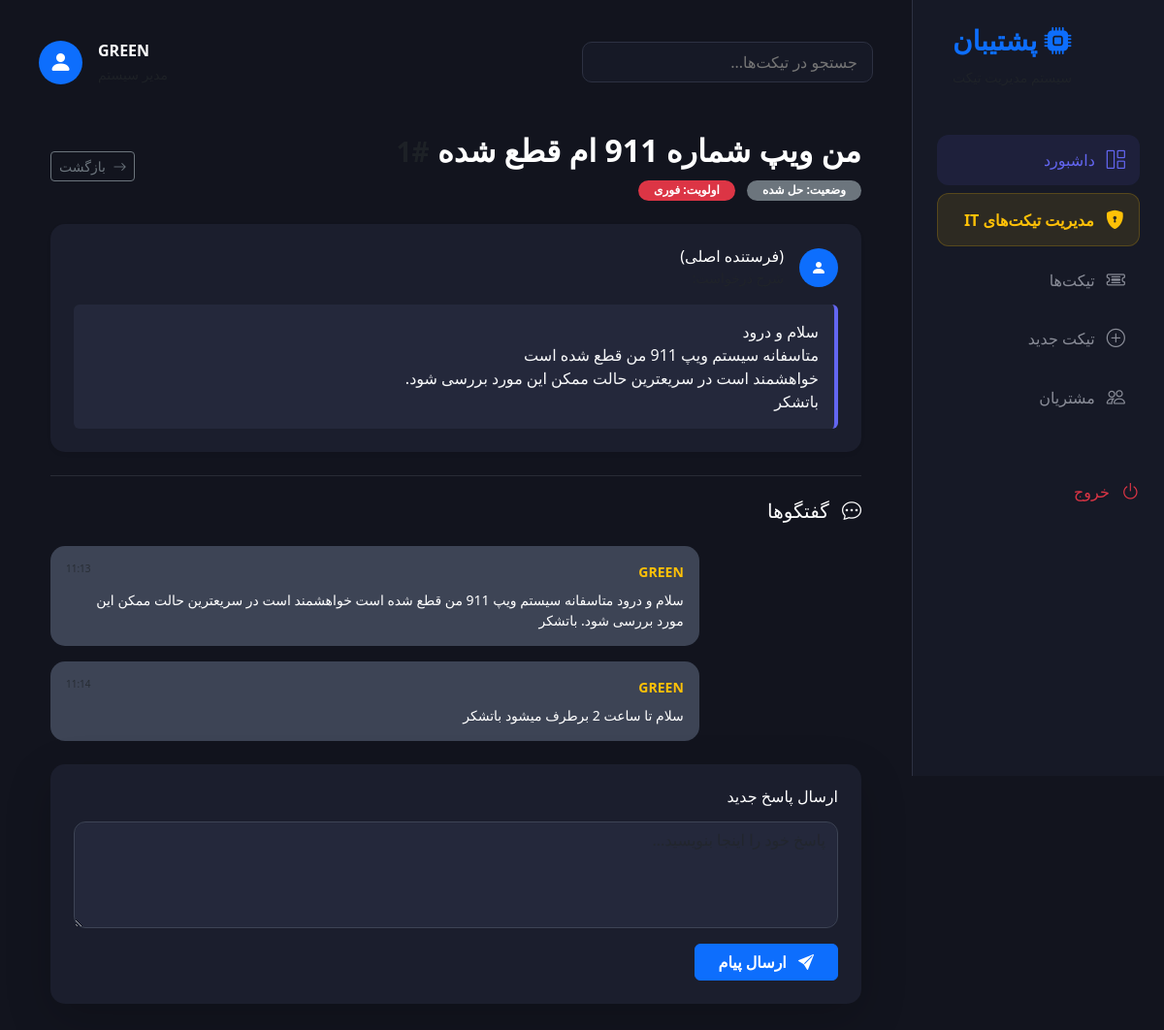
/tickets/1/ (signed in), run on the app's committed database.
### tickets/models.py (models this page shows, shortened)
class Ticket(models.Model):
    class Status(models.TextChoices):
        OPEN = 'OPEN', 'باز'
        IN_PROGRESS = 'IN_PROGRESS', 'در حال بررسی'
        RESOLVED = 'RESOLVED', 'حل شده'
        CLOSED = 'CLOSED', 'بسته شده'
    class Department(models.TextChoices):
        IT = 'IT', 'فناوری اطلاعات'
        MGMT = 'MGMT', 'مدیریت'
    class Priority(models.TextChoices):
        LOW = 'LOW', 'کم'
        MEDIUM = 'MEDIUM', 'متوسط'
        HIGH = 'HIGH', 'فوری'
    title = models.CharField(max_length=200, verbose_name="عنوان")
    description = models.TextField(verbose_name="توضیحات")
    created_by = models.ForeignKey(
        User,
        on_delete=models.CASCADE,
        related_name="tickets",
        verbose_name="ایجاد کننده"
    )
    assigned_to = models.ForeignKey(
        User,
        on_delete=models.SET_NULL,
        null=True,
        blank=True,
        related_name="assigned_tickets",
        verbose_name="ارجاع به"
    )
    department = models.CharField(
        max_length=10,
        choices=Department.choices,
        default=Department.IT,
        verbose_name="واحد"
    )
    priority = models.CharField(
        max_length=10,
        choices=Priority.choices,
        default=Priority.MEDIUM,
        verbose_name="اولویت"
    )
    status = models.CharField(
        max_length=20,
        choices=Status.choices,
        default=Status.OPEN,
        verbose_name="وضعیت"
    )
    created_at = models.DateTimeField(auto_now_add=True)
    updated_at = models.DateTimeField(auto_now=True)

class TicketMessage(models.Model):
    ticket = models.ForeignKey(
        Ticket,
        on_delete=models.CASCADE,
        related_name="messages"
    )
    author = models.ForeignKey(
        User,
        on_delete=models.CASCADE
    )
    body = models.TextField(verbose_name="متن پیام")
    created_at = models.DateTimeField(auto_now_add=True)

### tickets/views.py (the view)
# urls.py: path("<int:pk>/", views.ticket_detail, name="ticket_detail"),
@login_required
def ticket_detail(request, pk=None, ticket_id=None):
    identifier = pk or ticket_id
    ticket = get_object_or_404(Ticket, pk=identifier)
    messages = ticket.messages.all().order_by('created_at')
    if request.method == 'POST':
        form = TicketMessageForm(request.POST)
        if form.is_valid():
            message = form.save(commit=False)
            message.ticket = ticket
            message.author = request.user
            message.save()
            ticket.updated_at = timezone.now()
            ticket.save()
            return redirect('ticket_detail', pk=ticket.pk)
    else:
        form = TicketMessageForm()
    return render(request, 'tickets/ticket_detail.html', {
        'ticket': ticket,
        'messages': messages,
        'form': form
    })

### tickets/forms.py
class TicketMessageForm(forms.ModelForm):
    class Meta:
        model = TicketMessage
        fields = ['body']
        widgets = {
            'body': forms.Textarea(attrs={
                'class': 'form-control bg-dark text-white border-secondary',
                'rows': 3,
                'placeholder': 'پیام خود را اینجا بنویسید...'
            }),
        }

### tickets/templates/tickets/ticket_detail.html (shortened to what this page needs)
{% extends 'tickets/base.html' %}
{% block content %}
<div class="container-fluid">
    <div class="d-flex justify-content-between align-items-center mb-4">
        <div>
            <h2 class="text-white fw-bold">{{ ticket.title }} <span class="text-muted small">#{{ ticket.id }}</span></h2>
            <div class="mt-2">
                <span class="badge {% if ticket.status == 'OPEN' %}bg-success{% else %}bg-secondary{% endif %} rounded-pill px-3">
                    وضعیت: {{ ticket.get_status_display }}
                </span>
                <span class="badge bg-danger rounded-pill px-3 ms-2">
                    اولویت: {{ ticket.get_priority_display }}
                </span>
            </div>
        </div>
        <a href="{% url 'ticket_list' %}" class="btn btn-outline-secondary btn-sm">
            <i class="bi bi-arrow-right me-1"></i> بازگشت
        </a>
    </div>
    <div class="card mb-4 border-0 shadow-sm" style="background-color: #1b1e2d; border-radius: 15px;">
        <div class="card-body p-4">
            <div class="d-flex align-items-center mb-3">
                <div class="rounded-circle bg-primary p-2 me-3 text-white" style="width: 40px; height: 40px; display: flex; align-items: center; justify-content: center;">
                    <i class="bi bi-person-fill"></i>
                </div>
                <div>
                    <h6 class="mb-0 text-white">{{ ticket.creator.username }} (فرستنده اصلی)</h6>
                    <small class="text-muted">شرح درخواست:</small>
                </div>
            </div>
            <div class="p-3 rounded" style="background-color: #24283b; border-right: 4px solid #6366f1;">
                <p class="text-light mb-0" style="white-space: pre-wrap;">{{ ticket.description }}</p>
            </div>
        </div>
    </div>
    <hr class="border-secondary my-4">
    <h5 class="text-white mb-4"><i class="bi bi-chat-dots me-2"></i> گفتگوها</h5>
    <div class="messages-container mb-4">
        {% for message in ticket.messages.all %}
            <div class="card mb-3 border-0 {% if message.author == request.user %}ms-auto{% endif %}"
                 style="max-width: 80%; background-color: {% if message.author == request.user %}#3d4455{% else %}#24283b{% endif %}; border-radius: 15px;">
                <div class="card-body p-3">
                    <div class="d-flex justify-content-between mb-2">
                        <strong class="{% if message.author.is_staff %}text-warning{% else %}text-info{% endif %} small">
                            {{ message.author.username }}
                        </strong>
                        <small class="text-muted" style="font-size: 10px;">{{ message.created_at|date:"H:i" }}</small>
                    </div>
                    <p class="text-white mb-0 small">{{ message.body }}</p>
                </div>
            </div>
        {% empty %}
            <div class="alert alert-dark border-secondary text-center py-4" style="background-color: #1b1e2d;">
                <p class="text-muted mb-0">هنوز پیامی ثبت نشده است.</p>
            </div>
        {% endfor %}
    </div>
    <div class="card border-0 shadow-lg" style="background-color: #1b1e2d; border-radius: 15px;">
        <div class="card-body p-4">
            <h6 class="text-white mb-3">ارسال پاسخ جدید</h6>
            <form method="post">
                <div class="mb-3">
                    <textarea name="body" class="form-control" rows="4"
                              placeholder="پاسخ خود را اینجا بنویسید..."
                              style="background-color: #24283b; color: white; border: 1px solid #3d4455; border-radius: 12px;" required></textarea>
                </div>
                <div class="text-start">
                    <button type="submit" class="btn btn-primary px-4 fw-bold">
                        <i class="bi bi-send-fill me-2"></i> ارسال پیام
                    </button>
                </div>
            </form>
        </div>
    </div>
</div>
{% endblock %}

### tickets/templates/tickets/base.html (shortened to what this page needs)
<!DOCTYPE html>
<html lang="fa" dir="rtl">
<head>
    <link rel="stylesheet" href="https://cdn.jsdelivr.net/npm/bootstrap@5.3.0/dist/css/bootstrap.rtl.min.css">
    <link rel="stylesheet" href="https://cdn.jsdelivr.net/npm/bootstrap-icons@1.10.5/font/bootstrap-icons.css">
</head>
<body>
<div class="sidebar">
    <div class="mb-5 text-end px-3">
        <h3 class="text-primary fw-bold"><i class="bi bi-cpu-fill"></i> پشتیبان</h3>
        <small class="text-muted">سیستم مدیریت تیکت</small>
    </div>
    <nav class="nav flex-column">
        <a class="nav-link active" href="{% url 'ticket_list' %}"><i class="bi bi-grid-1x2"></i> داشبورد</a>
        <a class="nav-link it-panel" href="{% url 'it_ticket_list' %}">
            <i class="bi bi-shield-lock-fill"></i>
            <span class="fw-bold">مدیریت تیکت‌های IT</span>
        </a>
        <a class="nav-link" href="{% url 'ticket_list' %}"><i class="bi bi-ticket-detailed"></i> تیکت‌ها</a>
        <a class="nav-link" href="{% url 'ticket_create' %}"><i class="bi bi-plus-circle"></i> تیکت جدید</a>
        <a class="nav-link" href="#"><i class="bi bi-people"></i> مشتریان</a>
        <div class="mt-auto pt-5">
            <form method="post" action="{% url 'logout' %}" style="margin: 0;">
                <button type="submit" class="nav-link text-danger" style="background: none; border: none; padding: 0; margin: 0; width: 100%; text-align: right; display: flex; align-items: center;">
                    <i class="bi bi-power" style="margin-left: 12px; font-size: 1.2rem;"></i> خروج
                </button>
            </form>
        </div>
    </nav>
</div>
<div class="main-content">
    <div class="d-flex justify-content-between align-items-center mb-5">
        <div class="d-flex align-items-center">
            <input type="text" class="search-box me-3" placeholder="جستجو در تیکت‌ها...">
        </div>
        <div class="d-flex align-items-center">
            <div class="text-end me-3">
                <div class="fw-bold text-uppercase">{{ user.username }}</div>
                <small class="text-muted">مدیر سیستم</small>
            </div>
            <div class="rounded-circle bg-primary p-2" style="width: 45px; height: 45px; display: flex; align-items: center; justify-content: center;">
                <i class="bi bi-person-fill fs-4 text-white"></i>
            </div>
        </div>
    </div>
    {% block content %}{% endblock %}
</div>
</body>
</html>

### tickets/templates/tickets/base.html (style rules this page uses)
:root { --bg-dark: #12141e; --card-dark: #1b1e2d; --sidebar-dark: #161926; --accent-color: #6366f1; --text-muted: #8a8d98; --border-color: #2d3142; }
body { background-color: var(--bg-dark); color: white; font-family: 'Segoe UI', Tahoma, sans-serif; overflow-x: hidden; }
.sidebar { width: 260px; height: 100vh; position: fixed; right: 0; top: 0; background-color: var(--sidebar-dark); padding: 25px; border-left: 1px solid var(--border-color); z-index: 1000; }
.nav-link { color: var(--text-muted); padding: 12px 15px; border-radius: 12px; margin-bottom: 8px; transition: 0.3s; display: flex; align-items: center; text-decoration: none; }
.nav-link i { font-size: 1.2rem; margin-left: 12px; }
.nav-link:hover, .nav-link.active { background: rgba(99, 102, 241, 0.1); color: var(--accent-color); }
.nav-link.it-panel { background: rgba(255, 193, 7, 0.1); color: #ffc107 !important; border: 1px solid rgba(255, 193, 7, 0.2); }
.main-content { margin-right: 260px; padding: 40px; min-height: 100vh; }
.search-box { background: var(--sidebar-dark); border: 1px solid var(--border-color); border-radius: 10px; color: white; padding: 8px 15px; width: 300px; }

### data on the page
Ticket: title "من ویپ شماره 911 ام قطع شده", status "حل شده", priority "فوری", description "سلام و درود متاسفانه سیستم ویپ 911 من قطع شده است خواهشمند است در سریعترین حالت ممکن این مورد بررسی شود. باتشکر"
TicketMessage: author.username "GREEN", created_at "11:13", body "سلام و درود متاسفانه سیستم ویپ 911 من قطع شده است خواهشمند است در سریعترین حالت ممکن این مورد بررسی شود. باتشکر"
TicketMessage: author.username "GREEN", created_at "11:14", body "سلام تا ساعت 2 برطرف میشود باتشکر"

### other printed values
{{ user.username }} "GREEN"
